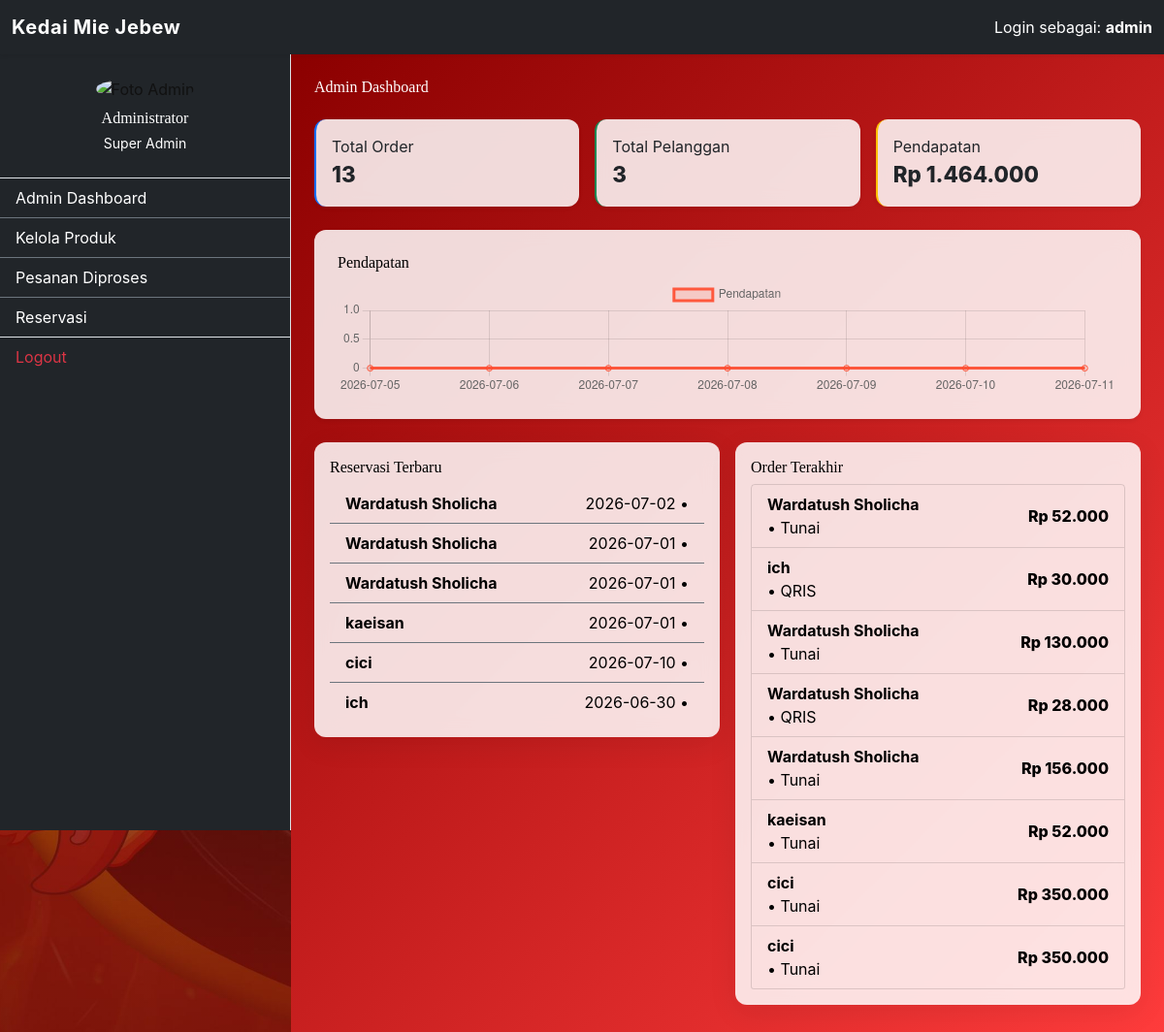
The app's page /admin/dashboard.php (signed in) with its own data.
### tables this page shows
CREATE TABLE `proses_reservasi` (
  `id_reservasi` int NOT NULL,
  `id_user` int DEFAULT NULL,
  `nama` varchar(255) DEFAULT NULL,
  `email` varchar(255) DEFAULT NULL,
  `wa` varchar(32) DEFAULT NULL,
  `tgl` date DEFAULT NULL,
  `item` varchar(255) DEFAULT NULL,
  `total` varchar(50) DEFAULT NULL,
  `catatan` varchar(255) DEFAULT NULL,
  `status` enum('Menunggu','Dikonfirmasi') DEFAULT 'Menunggu'
);

CREATE TABLE `pesanan` (
  `id_pesanan` int NOT NULL,
  `id_user` int DEFAULT NULL,
  `nama_pemesan` varchar(100) DEFAULT NULL,
  `metode_bayar` enum('Tunai','QRIS') DEFAULT NULL,
  `total_harga` decimal(12,2) DEFAULT NULL,
  `status` enum('Diterima','Dimasak','Ditunggu','Selesai') DEFAULT 'Diterima',
  `tanggal` timestamp NULL DEFAULT CURRENT_TIMESTAMP,
  `lokasi` enum('makan disini','bawa pulang') DEFAULT NULL
);

### admin/dashboard.php (the view, shortened to what this page needs)
<?php
require_once '../config/koneksi.php';
$receipts = $reservations = [];
$customers = [];
$revenue = 0.0;
$daysWindow = 7;
$revenueByDate = [];
for ($i = $daysWindow - 1; $i >= 0; $i--) {
    $d = date('Y-m-d', strtotime("-{$i} days"));
    $revenueByDate[$d] = 0.0;
}
$totalOrders = 0;
$sqlOrders = "SELECT * FROM pesanan ORDER BY id_pesanan DESC";
if ($resOrders = mysqli_query($koneksi, $sqlOrders)) {
  while ($row = mysqli_fetch_assoc($resOrders)) {
    $receipts[] = $row;
    $totalOrders++;
    $custKey = null;
    if (!empty($row['id_user']) && (int)$row['id_user'] > 0) {
      $custKey = 'u:' . (int)$row['id_user'];
    } elseif (!empty($row['nama_pemesan'])) {
      $custKey = 'n:' . strtolower(trim($row['nama_pemesan']));
    } elseif (!empty($row['name'])) {
      $custKey = 'n:' . strtolower(trim($row['name']));
    } elseif (!empty($row['nama'])) {
      $custKey = 'n:' . strtolower(trim($row['nama']));
    } elseif (!empty($row['email'])) {
      $custKey = 'e:' . strtolower(trim($row['email']));
    }
    if ($custKey !== null) $customers[$custKey] = true;
    $t = 0.0;
    if (!empty($row['total_harga'])) $t = (float)$row['total_harga'];
    elseif (!empty($row['total'])) $t = (float)$row['total'];
    $revenue += $t;
  }
}
$sqlRes = "SELECT * FROM proses_reservasi ORDER BY id_reservasi DESC LIMIT 8";
if ($resQ = mysqli_query($koneksi, $sqlRes)) {
  while ($r = mysqli_fetch_assoc($resQ)) {
    $reservations[] = $r;
  }
}
foreach ($reservations as $rv) {
  $custKey = null;
  if (!empty($rv['id_user']) && (int)$rv['id_user'] > 0) {
    $custKey = 'u:' . (int)$rv['id_user'];
  } elseif (!empty($rv['email'])) {
    $custKey = 'e:' . strtolower(trim($rv['email']));
  } elseif (!empty($rv['nama'])) {
    $custKey = 'n:' . strtolower(trim($rv['nama']));
  }
  if ($custKey !== null) $customers[$custKey] = true;
}
$customerCount = count($customers);
$chartLabels = array_keys($revenueByDate);
$chartData = array_values($revenueByDate);
?>
<!doctype html>
<html lang="id">
<head>
  <link rel="stylesheet" href="../assets/lib/css/bootstrap.min.css">
  <link rel="stylesheet" href="../assets/css/style.css">
</head>
<body>
<?php require_once 'components/header.php'; ?>
<div class="container-fluid">
  <div class="row">
    <?php require_once 'components/sidebar.php'; ?>
    <div class="col-md-9 p-4" style="background: linear-gradient(135deg,#8b0000,#ff3c3c); min-height:100vh;">
        <div class="d-flex justify-content-between align-items-center text-color-light mb-4">
          <h5 class="mb-0">Admin Dashboard</h5>
        </div>
        <div class="row mb-2 g-3">
          <div class="col-md-4">
            <div class="card border-start border-2 border-primary shadow-sm" style="background: rgba(255,255,255,0.85); backdrop-filter: blur(10px); -webkit-backdrop-filter: blur(10px);">
              <div class="card-body">
                <div class="muted-small text-dark">Total Order</div>
                <div class="text-dark" style="font-size:1.4rem;font-weight:800"><?php echo (int)$totalOrders; ?></div>
              </div>
            </div>
          </div>
          <div class="col-md-4">
            <div class="card border-start border-2 border-success shadow-sm" style="background: rgba(255,255,255,0.85); backdrop-filter: blur(10px); -webkit-backdrop-filter: blur(10px);">
              <div class="card-body">
                <div class="muted-small text-dark">Total Pelanggan</div>
                <div class="text-dark" style="font-size:1.4rem;font-weight:800"><?php echo (int)$customerCount; ?></div>
              </div>
            </div>
          </div>
          <div class="col-md-4">
            <div class="card border-start border-2 border-warning shadow-sm" style="background: rgba(255,255,255,0.85); backdrop-filter: blur(10px); -webkit-backdrop-filter: blur(10px);">
              <div class="card-body">
                <div class="muted-small text-dark">Pendapatan</div>
                <div class="text-dark" style="font-size:1.4rem;font-weight:800">Rp <?php echo number_format($revenue, 0, ',', '.'); ?></div>
              </div>
            </div>
          </div>
        </div>
        <div class="row mt-4">
          <div class="col-lg-12">
            <div class="card p-4 mb-4 text-dark shadow-sm" style="background: rgba(255,255,255,0.85); backdrop-filter: blur(10px); -webkit-backdrop-filter: blur(10px); color:#000;">
              <h5 style="color:#000">Pendapatan</h5>
              <canvas id="revenueChart" height="120"></canvas>
            </div>
        <div class="row g-3">
          <div class="col-lg-6">
            <div class="card p-3 mb-3 text-dark" style="background: rgba(255,255,255,0.85); backdrop-filter: blur(10px); -webkit-backdrop-filter: blur(10px); color:#000;">
              <h5 style="color:#000">Reservasi Terbaru</h5>
              <?php if (empty($reservations)): ?>
                <div class="muted-small">Belum ada reservasi.</div>
              <?php else: ?>
                <ul class="list-group list-group-flush">
                  <?php foreach (array_slice($reservations, 0, 6) as $res): ?>
                    <?php
                      $r_name = htmlspecialchars((string) ($res['name'] ?? $res['nama'] ?? '-'));
                      $r_date = htmlspecialchars((string) ($res['date'] ?? $res['tgl'] ?? ''));
                      $r_time = htmlspecialchars((string) ($res['time'] ?? ''));
                      $r_place = htmlspecialchars((string) ($res['place'] ?? ''));
                    ?>
                    <li class="list-group-item d-flex justify-content-between align-items-center bg-transparent border-secondary" style="color:#000">
                      <div style="font-weight:700"><?php echo $r_name; ?></div>
                      <div class="muted-small">
                        <?php echo trim($r_date . ' ' . $r_time); ?> • <?php echo $r_place; ?>
                      </div>
                    </li>
                  <?php endforeach; ?>
                </ul>
              <?php endif; ?>
            </div>
          </div>
          <div class="col-lg-6">
            <div class="card p-3 mb-3 text-dark" style="background: rgba(255,255,255,0.85); backdrop-filter: blur(10px); -webkit-backdrop-filter: blur(10px); color:#000;">
              <h5 style="color:#000">Order Terakhir</h5>
              <?php if (empty($receipts)): ?>
                <div class="muted-small">Belum ada pesanan.</div>
              <?php else: ?>
                <ul class="list-group">
                  <?php foreach (array_slice($receipts, 0, 8) as $r): ?>
                    <?php
                      $rcp_name = htmlspecialchars((string) ($r['nama_pemesan'] ?? $r['name'] ?? $r['nama'] ?? $r['email'] ?? '-'));
                      $rcp_method = htmlspecialchars((string) ($r['method'] ?? $r['metode_bayar'] ?? 'Reservasi'));
                      $rcp_total = isset($r['total'] ) ? $r['total'] : ($r['total_harga'] ?? 0);
                      $orderDate = '';
                    ?>
                    <li class="list-group-item d-flex justify-content-between align-items-center bg-transparent" style="color:#000">
                      <div>
                        <div style="font-weight:700"><?php echo $rcp_name; ?></div>
                        <div class="muted-small" style="color:#000">
                         <?php echo htmlspecialchars($orderDate ?? ''); ?> • <?php echo $rcp_method; ?>
                        </div>
                      </div>
                      <div style="font-weight:800">Rp <?php echo number_format($rcp_total ?? 0, 0, ',', '.'); ?></div>
                    </li>
                  <?php endforeach; ?>
                </ul>
              <?php endif; ?>
            </div>
          </div>
          </div>
        </div>
      </div>
    </div>
  </div>
  <script>
    const labels = <?php echo json_encode($chartLabels); ?>;
    const data = <?php echo json_encode($chartData); ?>;
    const ctx = document.getElementById('revenueChart');
    if (ctx) {
      new Chart(ctx, {
        type: 'line',
        data: {
          labels: labels,
          datasets: [
            {
              label: 'Pendapatan',
              data: data,
              backgroundColor: 'rgba(255,75,46,0.12)',
              borderColor: 'rgba(255,75,46,0.9)',
              fill: true
            }
          ]
        },
        options: {
          scales: {
            y: { beginAtZero: true }
          }
        }
      });
    }
  </script>
</body>
</html>

### assets/css/style.css (style rules this page uses)
:root { --accent: #ff3b30; --primary: #017ffd; --card-bg: rgba(255,255,255,0.9); }
body { font-family: Inter, system-ui, -apple-system, 'Segoe UI', Roboto, Arial; line-height: 1.5; color: #111; background-color: #f5f5f5; background-image: linear-gradient(rgba(0,0,0,0.06), rgba(0,0,0,0.06)), url('../img/backgraund.jpg'); background-position: center; background-size: cover; background-repeat: no-repeat; background-attachment: fixed; -webkit-font-smoothing: antialiased; -moz-osx-font-smoothing: grayscale; }
h5 { color: #ffffff; font-size: 1rem; text-align: left; font-family: 'Times New Roman', Times, serif; }
.card { border: none; border-radius: 12px; overflow: hidden; background: var(--card-bg); box-shadow: 0 8px 30px rgba(0,0,0,0.08); backdrop-filter: blur(6px); }
.list-group-item { background-color: rgba(0,0,0,0.35); color: #000000; }
.container, .card, .table-responsive { color: #222; }

### records on screen
proses_reservasi: nama "Wardatush Sholicha", tgl "2026-07-02"
proses_reservasi: nama "Wardatush Sholicha", tgl "2026-07-01"
proses_reservasi: nama "Wardatush Sholicha", tgl "2026-07-01"
proses_reservasi: nama "kaeisan", tgl "2026-07-01"
proses_reservasi: nama "cici", tgl "2026-07-10"
proses_reservasi: nama "ich", tgl "2026-06-30"
pesanan: nama_pemesan "Wardatush Sholicha", metode_bayar "Tunai", total_harga "52.000"
pesanan: nama_pemesan "ich", metode_bayar "QRIS", total_harga "30.000"
pesanan: nama_pemesan "Wardatush Sholicha", metode_bayar "Tunai", total_harga "130.000"
pesanan: nama_pemesan "Wardatush Sholicha", metode_bayar "QRIS", total_harga "28.000"
pesanan: nama_pemesan "Wardatush Sholicha", metode_bayar "Tunai", total_harga "156.000"
pesanan: nama_pemesan "kaeisan", metode_bayar "Tunai", total_harga "52.000"
pesanan: nama_pemesan "cici", metode_bayar "Tunai", total_harga "350.000"
pesanan: nama_pemesan "cici", metode_bayar "Tunai", total_harga "350.000"

### other values on screen
$currentUser "admin"
$totalOrders "13"
$customerCount "3"
$revenue "1.464.000"
chart data {{ json_encode($chartLabels) }} ["2026-07-05","2026-07-06","2026-07-07","2026-07-08","2026-07-09","2026-07-10","2026-07-11"]
chart data {{ json_encode($chartData) }} [0,0,0,0,0,0,0]
